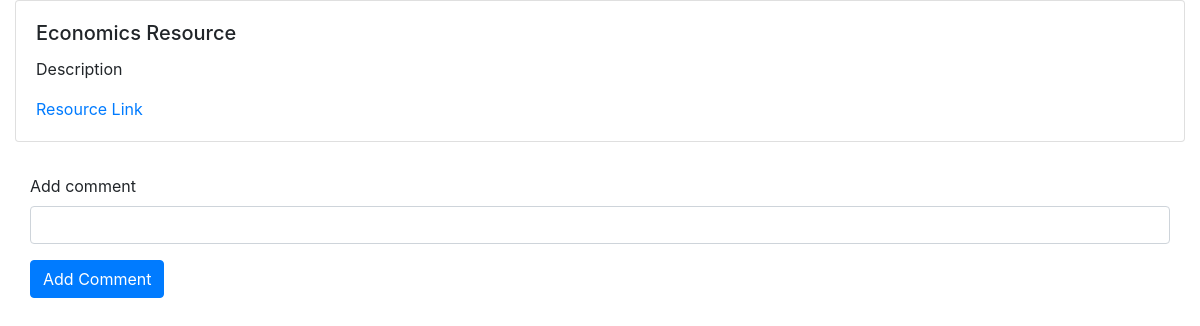
Page /ed/courses/1234/2 on the earlier database version.
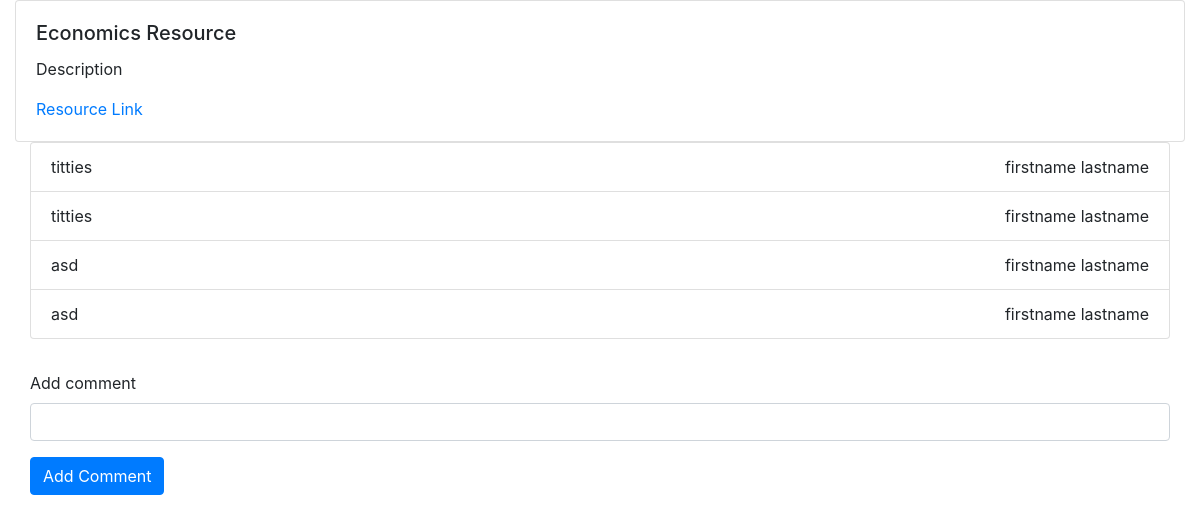
Same page on the later database version.
### ed/models.py (models this page shows)
class Resource(models.Model):
    course = models.ForeignKey(Course, on_delete=models.CASCADE, null=True)
    resourceName = models.CharField(max_length=50, default="Resource Name")
    resourceDescription = models.CharField(max_length=200, default="Description")
    resourceLink = models.CharField(max_length=200, default="Resource Link")

class Comment(models.Model):
    resource = models.ForeignKey(Resource, on_delete=models.CASCADE, related_name='comments')
    body = models.TextField()
    user = models.ForeignKey(Profile, on_delete=models.CASCADE, null=True)

class Profile(models.Model):
    user = models.OneToOneField(User, on_delete=models.CASCADE, related_name='+', default=1)
    FirstName = models.CharField(max_length=50,default='firstname')
    LastName = models.CharField(max_length=50,default='lastname')

### ed/views.py (the view, shortened to what this page needs)
# urls.py: path('courses/<slug:code>/<int:id>', views.singleResource, name='Resource'),
def singleResource(request,code, id):
    if not request.POST:
        resource = Resource.objects.get(id=id)
        try:
            comments = Comment.objects.filter(resource=resource)
        except:
            comments = {}
        context = {
            'resource': resource,
            'comments': comments
        }
        return render(request, 'resource.html', context=context)

### templates/resource.html (shortened to what this page needs)
{% extends "core.html" %}
{% block content %}
<div class="card">
    <div class="card-body">
        <h5 class="card-title">
            {{ resource.resourceName}}
        </h5>
        <p class="card-text">
            {{ resource.resourceDescription}}
        </p>
        <a href="{{resource.resourceLink}}" target='_blank'>
            Resource Link
        </a>
    </div>
</div>
<div class="container-fluid">
    {% if comments %}
        <ul class='list-group'>
            {% for comment in comments %}
                <li class="list-group-item" style="display: flex;">
                    <div class="comment-body">
                    {{comment.body}}
                    </div>
                    <div class="comment-author" style="margin-left: auto;">
                        {{comment.user.FirstName}} {{comment.user.LastName}}
                    </div>
                </li>
            {% endfor %}
        </ul>
    {% endif %}
    <form action="/ed/courses/{{resource.course.courseCode}}/{{resource.id}}" method="post" style="margin-top: 2rem;">
        <div class="form-group">
            <label for="comment" >Add comment</label>
            <input id="comment" name="comment" type="text" class="form-control">
        </div>
        <div class="form-group">
            <input type="submit" value="Add Comment" style="width: auto" class="btn btn-primary">
        </div>
    </form>
</div>
{% endblock %}

### templates/core.html (shortened to what this page needs)
<!DOCTYPE html>
<html lang="en">
<head>
    <link rel="stylesheet" href="https://stackpath.bootstrapcdn.com/bootstrap/4.4.1/css/bootstrap.min.css">
</head>
<body>
<div class="container-fluid">
  {% block content %}
  {% endblock %}
</div>

Differences in the rows shown:
added Comment: body "titties", user.FirstName "firstname", user.LastName "lastname"
added Comment: body "titties", user.FirstName "firstname", user.LastName "lastname"
added Comment: body "asd", user.FirstName "firstname", user.LastName "lastname"
added Comment: body "asd", user.FirstName "firstname", user.LastName "lastname"
